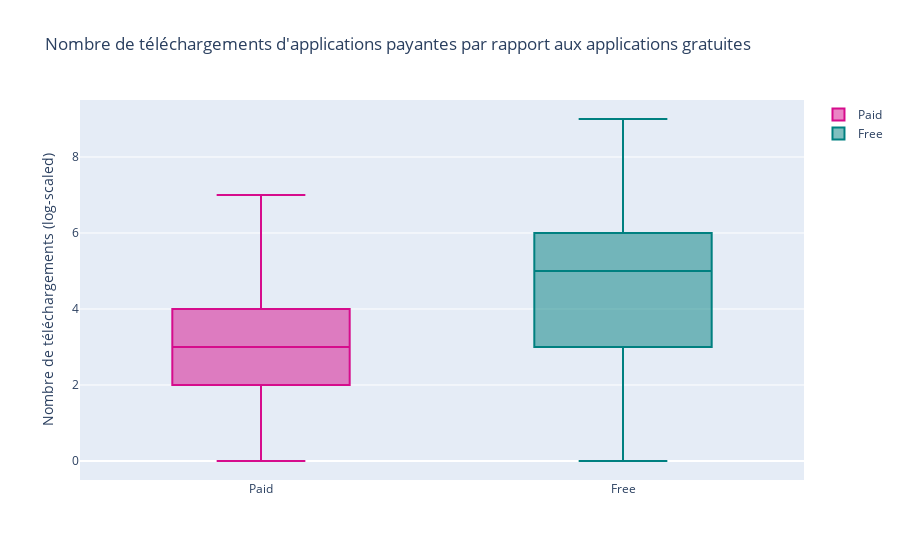

Write notebook code for a chart like this one.
### Markdown cell above
# **<font color="RED"> 15) Gratuit VS payant: Taux d'installation</font>**

### Code cell
trace0 = go.Box(
    y=np.log10(googleplaystore['Installs'][googleplaystore.Type=='Paid']),
    name = 'Paid',
    marker = dict(
        color = 'rgb(214, 12, 140)',
    )

)
trace1 = go.Box(
    y=np.log10(googleplaystore['Installs'][googleplaystore.Type=='Free']),
    name = 'Free',
    marker = dict(
        color = 'rgb(0, 128, 128)',
    )
)
layout = go.Layout(
    title = "Nombre de téléchargements d'applications payantes par rapport aux applications gratuites",
    yaxis= {'title': 'Nombre de téléchargements (log-scaled)'}
)
data = [trace0, trace1]
plotly.offline.iplot({'data': data, 'layout': layout})

### Figure 1 — Plotly figure (JSON) as saved in the notebook; plotly's stock layout.template omitted (floating-point values rounded to 4 significant figures; data arrays with more than 128 entries replaced by an {"elided": "..."} marker saying what was removed)
{"data": [{"marker": {"color": "rgb(214, 12, 140)"}, "name": "Paid", "type": "box", "y": {"elided": "756 float values"}}, {"marker": {"color": "rgb(0, 128, 128)"}, "name": "Free", "type": "box", "y": {"elided": "8902 float values"}}], "layout": {"title": {"text": "Nombre de téléchargements d'applications payantes par rapport aux applications gratuites"}, "yaxis": {"title": {"text": "Nombre de téléchargements (log-scaled)"}}}}
